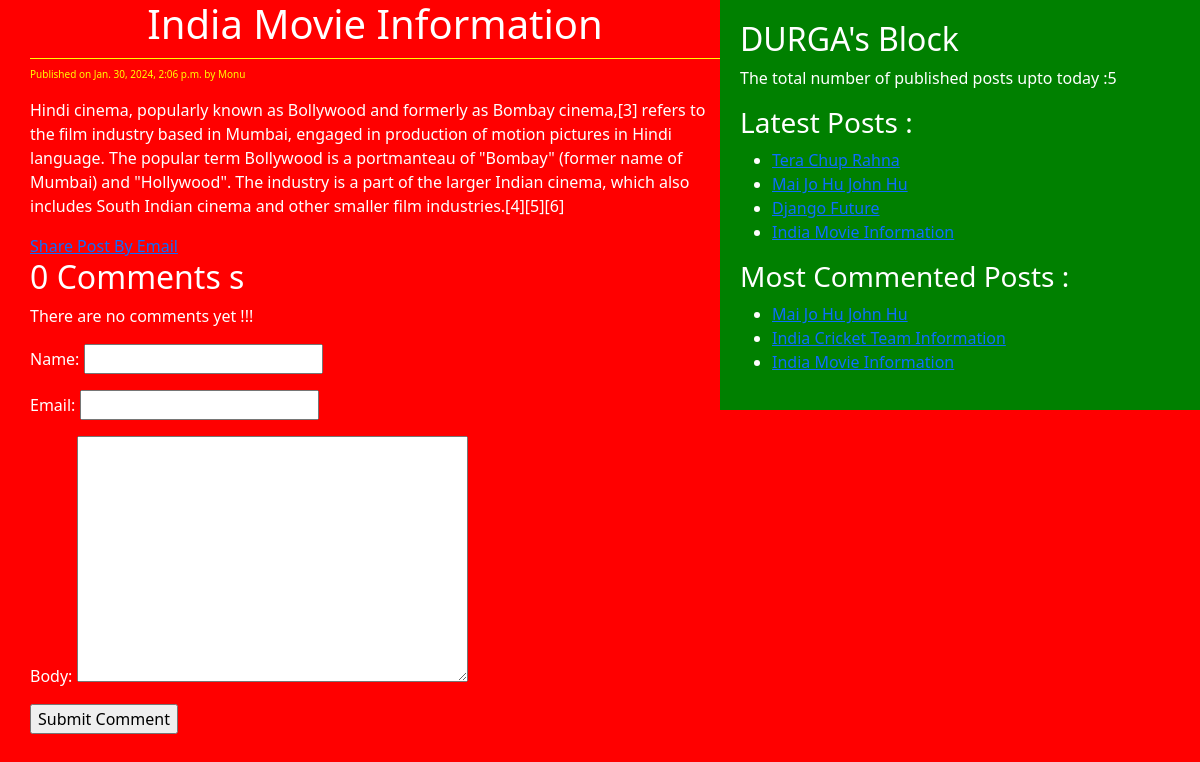
The app's page /2024/01/30/india-movie-information/ with its own data.
### blog/models.py (models this page shows, shortened)
class Post(models.Model):
    STATUS_CHOICES = (('draft', 'Draft'), ('published', 'Published'))
    title = models.CharField(max_length = 256)
    slug = models.SlugField(max_length = 256, unique_for_date = 'publish')
    author = models.ForeignKey(User, related_name = 'blog_post', on_delete = models.CASCADE)
    body = models.TextField()
    publish = models.DateTimeField(default = timezone.now)
    created = models.DateTimeField(auto_now_add = True)
    updated = models.DateTimeField(auto_now = True)
    status = models.CharField(max_length = 10, choices = STATUS_CHOICES)
    objects = CustomManager()
    tags = TaggableManager()
    class Meta:
        ordering = ('-publish',)
    def get_absolute_url(self):
        return reverse('post_detail', args=[self.publish.year, self.publish.strftime('%m'), self.publish.strftime('%d'), self.slug])

### blog/views.py (the view)
# urls.py: path('<int:year>/<int:month>/<int:day>/<slug:slug>/', views.post_detail_view, name='post_detail'),
def post_detail_view(request, year, month, day, slug):
    post = get_object_or_404(Post, slug = slug, status = 'published', publish__year = year,
                             publish__month = month, publish__day = day)
    comments = post.comment.filter(active = True)
    csubmit = False
    if request.method == 'POST':
        form = CommentForm(request.POST)
        if form.is_valid():
            new_comment = form.save(commit=False)
            new_comment.post = post
            new_comment.save()
            csubmit = True
    else:
        form = CommentForm()
    return render(request, 'blog/post_detail.html', {'post' : post, 'form':form, 'csubmit':csubmit, 'comments':comments})

### blog/forms.py
class CommentForm(forms.ModelForm):
    class Meta:
        model = Comment
        fields = ('name', 'email', 'body')

### blog/models.py (called while the page is built)
    def get_queryset(self):
        return super().get_queryset().filter(status = 'published')

### blog/templatetags/blog_tags.py (called while the page is built)
@register.simple_tag(name='my_tag')
def total_post():
    return Post.objects.count()

@register.inclusion_tag('blog/latest_posts123.html')
def show_latest_posts(count = 3):
    latest_posts = Post.objects.order_by('-publish')[:count]
    return {'latest_posts':latest_posts}

@register.simple_tag
def get_most_commented_posts(count = 3):
    return Post.objects.annotate(total_comments = Count('comment')).order_by('-total_comments')[:count]

### templates/blog/post_detail.html (shortened to what this page needs)
<!DOCTYPE html>
{% extends 'blog/base.html' %}
{% block content %}
        <h1>{{post.title}} </h1>
        <p id="date" >Published on {{post.publish}} by {{post.author|title}} </p>
        {{post.body|linebreaks}}
        <a href="/{{post.id}}/share">Share Post By Email</a>
        <div>
                {% with comments.count as comments_count %}
                        <h2>{{comments_count}} Comments {{comments_count|pluralize}} </h2>
                {% endwith %}
                {% if comments %}
                        {% for comment in comments %}
                                <div id="ch">Comment {{forloop.couter}} by {{comment.name}} on {{comment.created}} </div>
                                <div class="cb">{{comment.body|linebreaks}} </div>
                        {% endfor %}
                {% else %}
                        <p>There are no comments yet !!!</p>
                {% endif %}
                {% if csubmit %}
                        <h2>Your Comment Added Successfully</h2>
                {% else %}
                        <form action="" method="post">
                                {{form.as_p}}
                                <input type="submit" name="" id="" value="Submit Comment">
                        </form>
                {% endif %}
        </div>
{% endblock %}

### templates/blog/base.html (shortened to what this page needs)
<!DOCTYPE html>
{% load blog_tags %}
{% load static %}
<html lang="en">
<head>
    <link href="https://cdn.jsdelivr.net/npm/bootstrap@5.3.2/dist/css/bootstrap.min.css" rel="stylesheet">
    <link rel="stylesheet" href="{% static 'css/style.css' %}">
</head>
<body>
    <div class="content">
        {% block content %}
        {% endblock %}
    </div>
    <div class="sidebar">
        <h2>DURGA's Block</h2>
        <p>The total number of published posts upto today :{% my_tag %} </p>
        <h3>Latest Posts : </h3>{% show_latest_posts 4 %}
        <h3>Most Commented Posts :</h3>
        {% get_most_commented_posts as most_commented_posts %}
        <ul>
            {% for post in most_commented_posts %}
                <li><a href="{{post.get_absolute_url}}">{{post.title}} </a></li>
            {% endfor %}
        </ul>
    </div>
</body>
</html>

### templates/blog/latest_posts123.html
<ul>
    {% for post in latest_posts %}
        <li><a href="{{post.get_absolute_url}}">{{post.title}} </a></li>
    {% endfor %}
</ul>

### static/css/style.css (style rules this page uses)
.content { width:60%; float: left; padding: 0 0 0 30px; background: red; height: 100%; }
.sidebar { width: 40%; float: right; padding: 20px; background: green; height: 100%; }
h1 { text-align: center; border-bottom: 1px solid yellow; padding-bottom: 10px; }
body { color: white; background: red; }
#date { color: yellow; font-size: 10px; }

### records on screen
Post: publish "Jan. 30, 2024, 2:06 p.m.", author "Monu", body "Hindi cinema, popularly known as Bollywood and formerly as Bombay cinema,[3] refers to the film industry based in Mumbai, engaged in production of motion pictures in Hindi language. The popular term Bollywood is a portmanteau of \"Bombay\" (former name of Mumbai) and \"Hollywood\". The industry is a part of the larger Indian cinema, which also includes South Indian cinema and other smaller film industries.[4][5][6]", title "India Movie Information"
Post: title "Tera Chup Rahna"
Post: title "Mai Jo Hu John Hu"
Post: title "Django Future"
Post: title "India Cricket Team Information"

### other values on screen
{{ comments_count }} "0"
